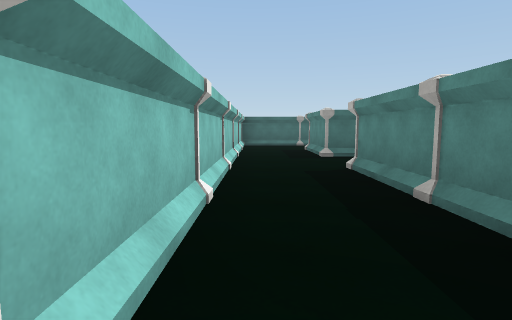
[1] (above)

12 first-person views from a walk through a scene from a Unity 3-D project. The camera is 1.2 m above the floor, tilts 6° down and sees 80° across. The floor is counted in squares, 2 m on a side. Each view is taken from the middle of a square. On the plan, view 1 faces up. The plan holds only what a view shows up to about 9 squares ahead; the rest is blank. The place goes on beyond the plan. The player is left out. Surface patterns are stand-ins for the level's own textures.

[2]
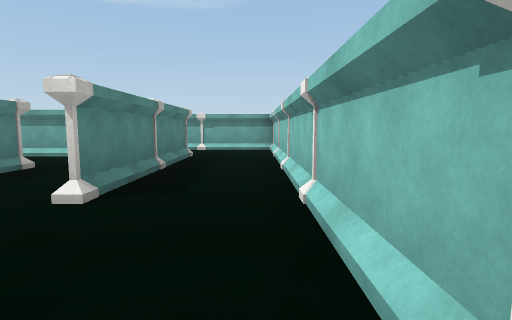

[3]
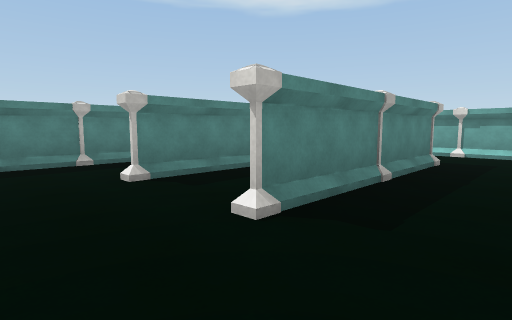

[4]
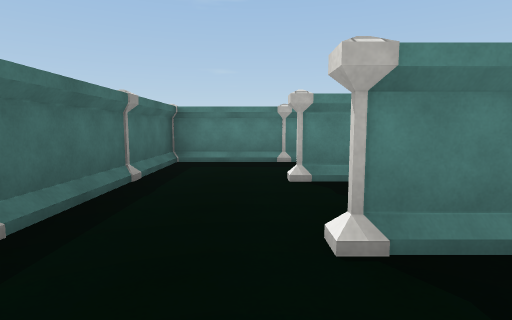

[5]
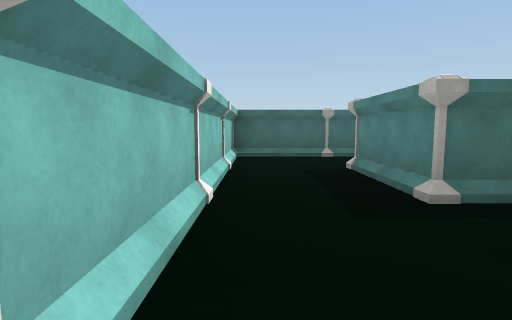

[6]
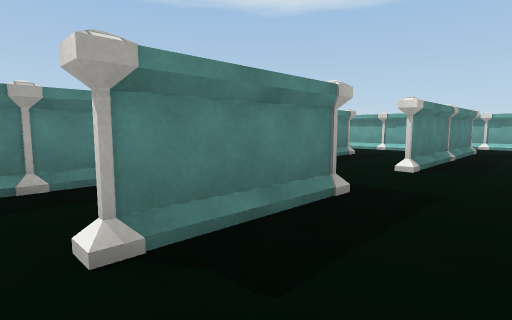

[7]
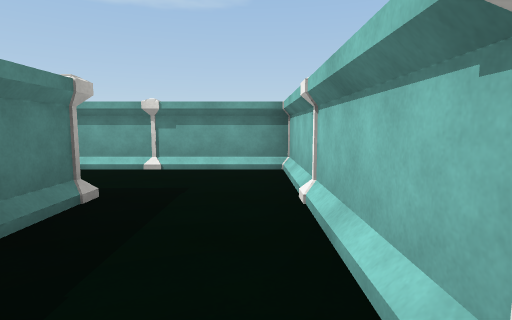

[8]
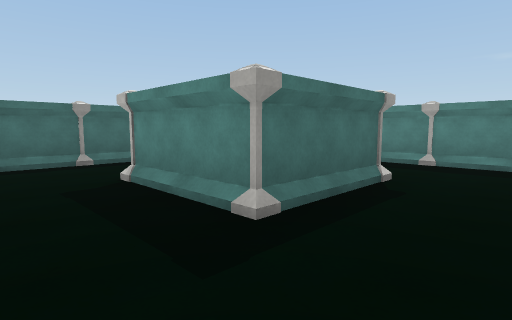

[9]
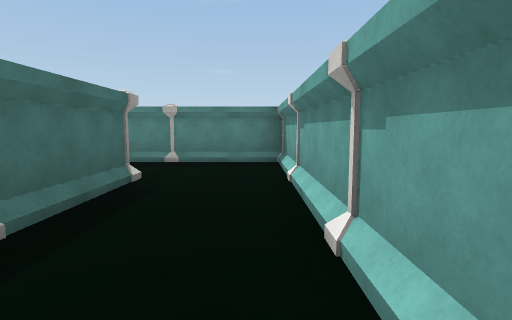

[10]
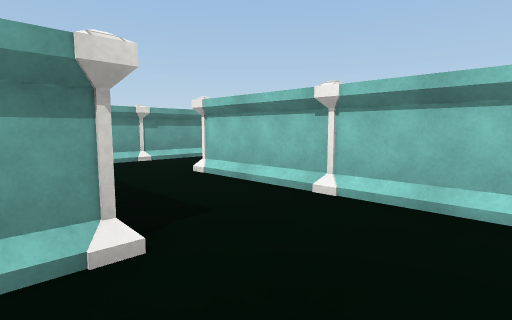

[11]
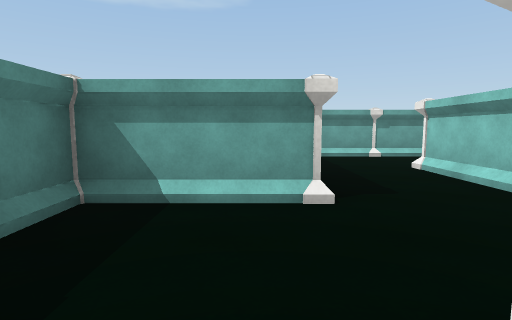

[12]
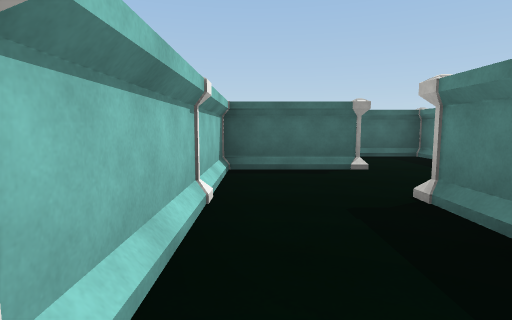

### Floor plan
Points are (right, up) in squares from view 1. A wall is a line through its corners. A room is listed if a view was taken in it or the views show most of it. See-through windows are left out.
Room 1 (view 1)
walls: (-0.5, -1.5) (2.6, -1.5)
ways out: opening at (-0.5, 0) to room 3
objects: other object (-1, -2) to (-1, -1); pillar (-1, 0) to (-1, 1); pillar (1, -1)
Room 2 (views 2, 3, 6)
walls: (3.5, 7.9) (3.5, 8.5); (2.1, 10.5) (-0.5, 10.5); (1.5, 6.5) (1.5, 8.5)
ways out: opening at (-0.5, 6) to room 3; opening at (7, 7) to room 4
objects: pillar (-1, 6) to (-1, 7); pillar (-1, 8) to (-1, 9); pillar (1, 7); pillar (1, 9) to (2, 9); pillar (3, 7); pillar (3, 9); other object (5, 7); pillar (7, 7); other object (9, 9)
Room 3 (views 4, 5, 7, 8, 9, 12)
walls: (4.5, 2.5) (3.5, 2.5) (3.5, 4.5); (5.5, 3.6) (5.5, 6.5) (5.5, 2.5); (2.5, 0.5) (7.5, 0.5) (7.5, 4.5); (1.5, 0.5) (1.5, 4.5); (7.5, 6.5) (1.5, 6.5)
ways out: opening at (-0.5, 0) to room 1; opening at (-0.5, 6) to room 2; opening at (7, 5) to room 4
objects: pillar (-1, 2) to (-1, 3); pillar (-1, 4) to (-1, 5); pillar (1, 1); pillar (1, 3); pillar (1, 5) to (2, 5); pillar (3, 1); pillar (3, 3); pillar (3, 5) to (4, 5); pillar (5, 1); pillar (5, 3); pillar (5, 5); other object (7, 1); pillar (7, 3); pillar (7, 5)
Room 4 (views 10, 11)
walls: (9.5, 8.5) (8.1, 8.5); (7.5, 4.5) (9.5, 4.5)
ways out: opening at (7, 7) to room 2; opening at (7, 5) to room 3
objects: pillar (9, 5)

Positions as (right, up) in squares from view 1, and headings:
1: (0, 0), facing up
2: (0, 7), facing down
3: (0, 6), facing down-right
4: (0, 5), facing right
5: (0, 4), facing up
6: (0, 9), facing down-right
7: (0, 3), facing down
8: (2, 1), facing up-right
9: (2, 1), facing right
10: (8, 6), facing down-left
11: (8, 7), facing down
12: (6, 2), facing up
